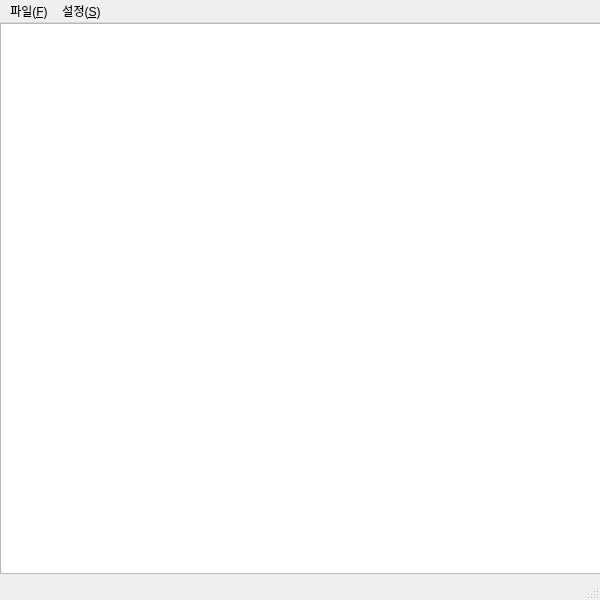
<?xml version="1.0" encoding="UTF-8"?>
<ui version="4.0">
 <class>MainWindow</class>
 <widget class="QMainWindow" name="MainWindow">
  <property name="geometry">
   <rect>
    <x>0</x>
    <y>0</y>
    <width>600</width>
    <height>600</height>
   </rect>
  </property>
  <property name="windowTitle">
   <string>MainWindow</string>
  </property>
  <widget class="QWidget" name="centralwidget">
   <widget class="QWidget" name="gridLayoutWidget">
    <property name="geometry">
     <rect>
      <x>0</x>
      <y>0</y>
      <width>601</width>
      <height>551</height>
     </rect>
    </property>
    <layout class="QGridLayout" name="gridLayout">
     <item row="0" column="0">
      <widget class="QTextEdit" name="textEdit"/>
     </item>
    </layout>
   </widget>
  </widget>
  <widget class="QMenuBar" name="menubar">
   <property name="geometry">
    <rect>
     <x>0</x>
     <y>0</y>
     <width>600</width>
     <height>26</height>
    </rect>
   </property>
   <widget class="QMenu" name="menu_F">
    <property name="title">
     <string>파일(&amp;F)</string>
    </property>
    <addaction name="actionsave"/>
    <addaction name="actionopen"/>
   </widget>
   <widget class="QMenu" name="menu_S">
    <property name="title">
     <string>설정(&amp;S)</string>
    </property>
    <addaction name="actionfont"/>
    <addaction name="actionline"/>
   </widget>
   <addaction name="menu_F"/>
   <addaction name="menu_S"/>
  </widget>
  <widget class="QStatusBar" name="statusbar"/>
  <action name="actionsave">
   <property name="text">
    <string>저장(&amp;S)</string>
   </property>
   <property name="shortcut">
    <string>Ctrl+S</string>
   </property>
  </action>
  <action name="actionopen">
   <property name="text">
    <string>열기(&amp;O)</string>
   </property>
   <property name="shortcut">
    <string>Ctrl+O</string>
   </property>
  </action>
  <action name="actionfont">
   <property name="text">
    <string>폰트</string>
   </property>
  </action>
  <action name="actionline">
   <property name="text">
    <string>줄바꿈</string>
   </property>
  </action>
 </widget>
 <resources/>
 <connections/>
</ui>
